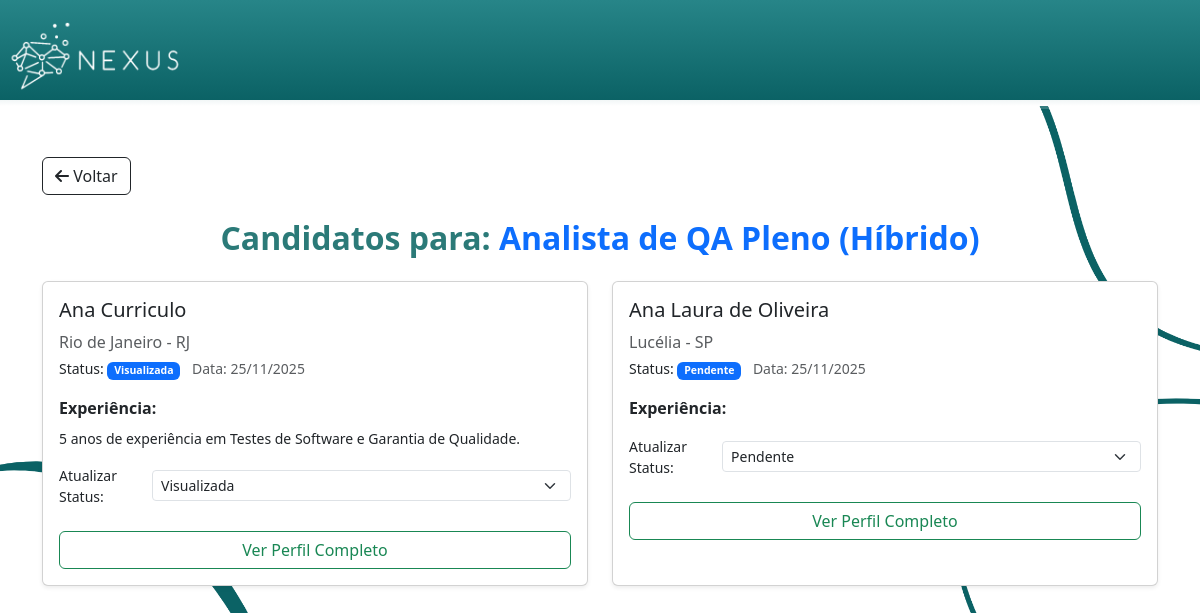
/vaga/1/candidatos (signed in), run on the app's committed database.
### models.py (models this page shows, shortened)
class Vaga(db.Model):
    __tablename__ = 'vagas'
    id = db.Column(db.Integer, primary_key=True)
    empresa_id = db.Column(db.Integer, db.ForeignKey('empresas.id'), nullable=False)
    titulo = db.Column(db.String(150), nullable=False)
    descricao = db.Column(db.Text, nullable=False)
    requisitos = db.Column(db.Text)
    local = db.Column(db.String(150))
    salario = db.Column(db.Numeric(10,2))

class Profissional(db.Model):
    __tablename__ = 'profissionais'
    id = db.Column(db.Integer, primary_key=True)
    usuario_id = db.Column(db.Integer, db.ForeignKey('usuarios.id'), unique=True, nullable=False)
    nome_profissional = db.Column(db.String(150), nullable=False)
    endereco = db.Column(db.String(200))
    cidade = db.Column(db.String(100))
    estado = db.Column(db.String(100))
    cep = db.Column(db.String(15))
    telefone = db.Column(db.String(50))
    experiencia = db.Column(db.Text)
    habilidades = db.Column(db.Text)
    usuario = db.relationship('Usuario', backref=db.backref('profissional', uselist=False))

class Candidatura(db.Model):
    __tablename__ = 'candidaturas'
    id = db.Column(db.Integer, primary_key=True)
    profissional_id = db.Column(db.Integer, db.ForeignKey('profissionais.id'), nullable=False)
    vaga_id = db.Column(db.Integer, db.ForeignKey('vagas.id'), nullable=False)
    data_candidatura = db.Column(db.DateTime, default=db.func.current_timestamp())
    status = db.Column(db.String(50), default='Pendente', nullable=False) # Ex: Pendente, Visualizada, Aceita, Rejeitada
    profissional = db.relationship('Profissional', backref='candidaturas')
    vaga = db.relationship('Vaga', backref='candidaturas')

### app.py (the view)
@app.route('/vaga/<int:vaga_id>/candidatos')
def candidatos_por_vaga(vaga_id):
    if session.get('tipo_conta') != 'empresa':
        return redirect(url_for('index'))
    vaga = Vaga.query.get_or_404(vaga_id)
    empresa = Empresa.query.filter_by(usuario_id=session['usuario_id']).first()
    if vaga.empresa_id != empresa.id:
        abort(403)
    candidaturas = Candidatura.query.filter_by(vaga_id=vaga_id).all()
    candidatos = []
    for c in candidaturas:
        candidato_perfil = Profissional.query.get(c.profissional_id)
        candidatos.append({
            'perfil': candidato_perfil,
            'candidatura_id': c.id, # Adicionado ID da candidatura para a API de status
            'data_candidatura': c.data_candidatura,
            'status': c.status
        })
    status_possiveis = ['Pendente', 'Visualizada', 'Em Entrevista', 'Aprovado', 'Rejeitado']
    return render_template(
        'CandidatosVaga.html', # Você precisará atualizar este template
        vaga=vaga,
        candidatos=candidatos,
        tipo_conta='empresa',
        status_possiveis=status_possiveis
    )

### app.py (called while the page is built, shortened)
def truncate_filter(s, length=255, killwords=False, end='...'):
    if s is None:
        return ""
    if not isinstance(s, str):
        s = str(s) # Converte para string caso seja um número, etc.
    if len(s) <= length:
        return s

@app.after_request
def add_security_headers(response):
    return response

### templates/CandidatosVaga.html (shortened to what this page needs)
<html>
<head>
    <link rel="stylesheet" href="https://cdnjs.cloudflare.com/ajax/libs/font-awesome/6.5.1/css/all.min.css"
 />
    <link href="{{ url_for('static', filename='Estilo.css') }}" rel="stylesheet">
    <link href="https://cdn.jsdelivr.net/npm/bootstrap@5.3.3/dist/css/bootstrap.min.css" rel="stylesheet">
</head>
<body id="corpoInicio">
    <header id="cabecalhoIndex">
        <a href="{{ url_for('index') }}">
            <img id="logoheader" src="{{ url_for('static', filename='images/logo-branco.png') }}" alt="Logo Nexus">
        </a>
    </header>
    <div id="degradeCabecalhoIndex2"></div>
    <main class="container my-5">
        <a href="javascript:history.back()" class="btn btn-outline-dark mb-4">
            <i class="fa-solid fa-arrow-left"></i> Voltar
        </a>
        <h1 class="titulo-pagina text-center mb-4">Candidatos para: <span class="text-primary">{{ vaga.titulo }}</span></h1>
        <div class="row row-cols-1 row-cols-md-2 g-4">
            {% for c_data in candidatos %}
            {% set perfil = c_data.perfil %}
            <div class="col">
                <div class="card h-100 shadow-sm card-nexus">
                    <div class="card-body">
                        <h5 class="card-title">{{ perfil.nome_profissional }}</h5>
                        <p class="card-text text-muted mb-1">{{ perfil.cidade }} - {{ perfil.estado }}</p>
                        <p class="mb-1 small">Status:
                            <span class="badge bg-primary">{{ c_data.status }}</span>
                            <span class="text-muted ms-2">Data: {{ c_data.data_candidatura.strftime('%d/%m/%Y') }}</span>
                        </p>
                        <p class="mt-3 mb-2"><strong>Experiência:</strong></p>
                        <p class="small">{{ perfil.experiencia | default('Não informado') | truncate(150) }}</p>
                        <div class="d-flex align-items-center mb-3">
                            <label for="status-{{ c_data.candidatura_id }}" class="form-label me-2 mb-0 small">Atualizar Status:</label>
                            <select class="form-select form-select-sm" id="status-{{ c_data.candidatura_id }}"
                                onchange="atualizarStatus({{ c_data.candidatura_id }}, this.value)">
                                {% for status in status_possiveis %}
                                    <option value="{{ status }}" {% if c_data.status == status %}selected{% endif %}>
                                        {{ status }}
                                    </option>
                                {% endfor %}
                            </select>
                        </div>
                        <a href="{{ url_for('detalhe', tipo='profissional', id=perfil.id) }}" class="btn btn-outline-success w-100 mt-2">
                            Ver Perfil Completo
                        </a>
                    </div>
                </div>
            </div>
            {% endfor %}
        </div>
    </main>
</body>
</html>

### static/Estilo.css (style rules this page uses)
#corpoInicio { background-color: white; background-image: url(../static/images/ELEMENTO1.png); background-size: 100%; background-repeat: no-repeat; background-position: center; }
#logoheader { width: auto; height: auto; max-height: 100px; margin: 0; }
#cabecalhoIndex { background-color: #268a8d; color: white; font-family: Cambria, Cochin, Georgia, Times, 'Times New Roman', serif; width: 100%; border-bottom: 6px solid transparent; background-image: linear-gradient(#278588, #0B6265), linear-gradient(to bottom, #0B6265, #ffffff); background-origin: padding-box, border-box; background-clip: padding-box, border-box; }
.titulo-pagina { font-weight: 700; color: #2b7a78; margin-bottom: 50px; }
#degradeCabecalhoIndex2 { background: linear-gradient(to right, transparent, rgba(255, 255, 255, 0.2)); height: 3px; }
.titulo-pagina { font-weight: 700; color: #2b7a78; margin-bottom: 1rem; font-size: 2rem; }
.titulo-pagina { font-weight: 700; font-size: 2rem; color: #2b7a78; }
.card-nexus { border: 1px solid #c3dede; border-radius: 15px; overflow: hidden; box-shadow: 0 6px 16px rgba(49, 122, 126, 0.15); }

### data on the page
Vaga: titulo "Analista de QA Pleno (Híbrido)"
Candidatura: status "Visualizada", data_candidatura "25/11/2025"
Profissional: nome_profissional "Ana Curriculo", cidade "Rio de Janeiro", estado "RJ", experiencia "5 anos de experiência em Testes de Software e Garantia de Qualidade."
Candidatura: status "Pendente", data_candidatura "25/11/2025"
Profissional: nome_profissional "Ana Laura de Oliveira", cidade "Lucélia", estado "SP"
